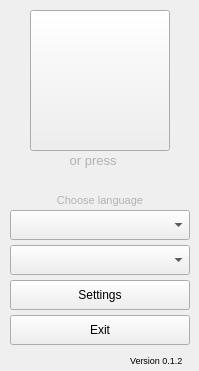
<?xml version="1.0" encoding="UTF-8"?>
<ui version="4.0">
 <class>TrayForm</class>
 <widget class="QWidget" name="TrayForm">
  <property name="geometry">
   <rect>
    <x>0</x>
    <y>0</y>
    <width>199</width>
    <height>371</height>
   </rect>
  </property>
  <property name="windowTitle">
   <string>Form</string>
  </property>
  <property name="styleSheet">
   <string notr="true"/>
  </property>
  <widget class="QPushButton" name="startButton">
   <property name="geometry">
    <rect>
     <x>30</x>
     <y>10</y>
     <width>140</width>
     <height>141</height>
    </rect>
   </property>
   <property name="minimumSize">
    <size>
     <width>0</width>
     <height>141</height>
    </size>
   </property>
   <property name="styleSheet">
    <string notr="true"/>
   </property>
   <property name="text">
    <string/>
   </property>
   <property name="iconSize">
    <size>
     <width>40</width>
     <height>40</height>
    </size>
   </property>
  </widget>
  <widget class="QLabel" name="shortcut">
   <property name="geometry">
    <rect>
     <x>0</x>
     <y>150</y>
     <width>190</width>
     <height>20</height>
    </rect>
   </property>
   <property name="font">
    <font>
     <pointsize>10</pointsize>
    </font>
   </property>
   <property name="styleSheet">
    <string notr="true">color: #B2B2B2;</string>
   </property>
   <property name="text">
    <string>or press </string>
   </property>
   <property name="alignment">
    <set>Qt::AlignCenter</set>
   </property>
  </widget>
  <widget class="QLabel" name="label_2">
   <property name="geometry">
    <rect>
     <x>10</x>
     <y>190</y>
     <width>180</width>
     <height>20</height>
    </rect>
   </property>
   <property name="font">
    <font>
     <pointsize>8</pointsize>
    </font>
   </property>
   <property name="styleSheet">
    <string notr="true">color: #B2B2B2;</string>
   </property>
   <property name="text">
    <string>Choose language</string>
   </property>
   <property name="alignment">
    <set>Qt::AlignCenter</set>
   </property>
  </widget>
  <widget class="QPushButton" name="SettingsButton">
   <property name="geometry">
    <rect>
     <x>10</x>
     <y>280</y>
     <width>180</width>
     <height>30</height>
    </rect>
   </property>
   <property name="text">
    <string>Settings</string>
   </property>
  </widget>
  <widget class="LanguageQComboBox" name="translateFrom">
   <property name="geometry">
    <rect>
     <x>10</x>
     <y>210</y>
     <width>180</width>
     <height>30</height>
    </rect>
   </property>
  </widget>
  <widget class="LanguageQComboBox" name="translateTo">
   <property name="geometry">
    <rect>
     <x>10</x>
     <y>245</y>
     <width>180</width>
     <height>30</height>
    </rect>
   </property>
  </widget>
  <widget class="QPushButton" name="ExitButton">
   <property name="geometry">
    <rect>
     <x>10</x>
     <y>315</y>
     <width>180</width>
     <height>30</height>
    </rect>
   </property>
   <property name="text">
    <string>Exit</string>
   </property>
  </widget>
  <widget class="QLabel" name="label">
   <property name="geometry">
    <rect>
     <x>130</x>
     <y>350</y>
     <width>71</width>
     <height>20</height>
    </rect>
   </property>
   <property name="font">
    <font>
     <pointsize>7</pointsize>
    </font>
   </property>
   <property name="text">
    <string>Version 0.1.2</string>
   </property>
  </widget>
  <zorder>startButton</zorder>
  <zorder>shortcut</zorder>
  <zorder>label_2</zorder>
  <zorder>SettingsButton</zorder>
  <zorder>translateTo</zorder>
  <zorder>translateFrom</zorder>
  <zorder>ExitButton</zorder>
  <zorder>label</zorder>
 </widget>
 <customwidgets>
  <customwidget>
   <class>LanguageQComboBox</class>
   <extends>QComboBox</extends>
   <header>languageqcombobox.h</header>
  </customwidget>
 </customwidgets>
 <resources/>
 <connections/>
</ui>
